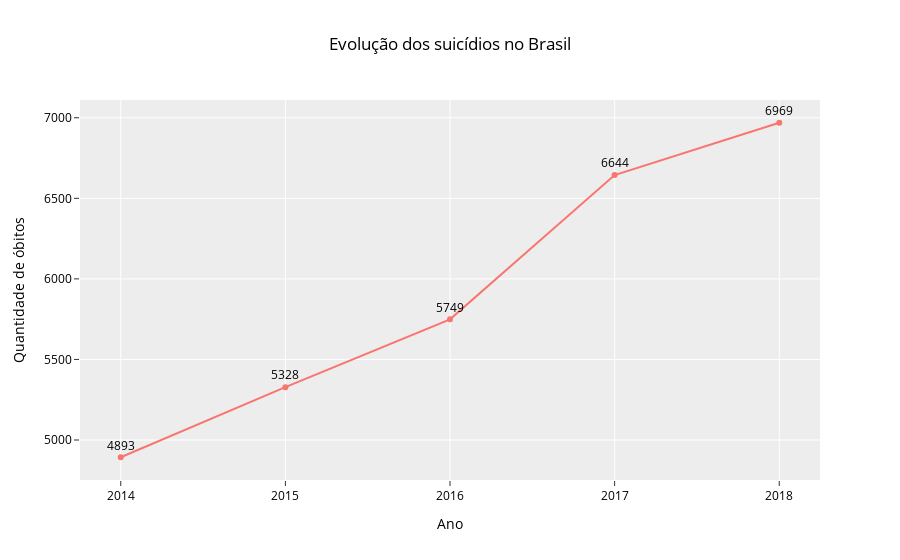

Notebook cell for this chart:
### Code cell
# criando o gráfico de linha para visualizar as mudanças ao longo do tempo
fig = px.line(
    df_tempo,
    x="ano_obito",
    y="qtd_obitos",
    title="Evolução dos suicídios no Brasil",
    markers=True,
    template="ggplot2",
    text="qtd_obitos",
)
# adicionando rótulos aos marcadores
fig.update_traces(textposition="top center")

fig.update_layout(
    xaxis_title="Ano",
    yaxis_title="Quantidade de óbitos",
    font=dict(size=12, color="#000000"),
)
# eixo x com intervalo de 1 ano
fig.update_xaxes(dtick=1)


fig.show()

### Figure 1 — Plotly figure (JSON) as saved in the notebook; plotly's stock layout.template omitted (floating-point values rounded to 4 significant figures)
{"data": [{"hovertemplate": "ano_obito=%{x}<br>qtd_obitos=%{text}<extra></extra>", "legendgroup": "", "line": {"color": "#F8766D", "dash": "solid"}, "marker": {"symbol": "circle"}, "mode": "lines+markers+text", "name": "", "orientation": "v", "showlegend": false, "text": [4893, 5328, 5749, 6644, 6969], "textposition": "top center", "type": "scatter", "x": [2014, 2015, 2016, 2017, 2018], "xaxis": "x", "y": [4893, 5328, 5749, 6644, 6969], "yaxis": "y"}], "layout": {"font": {"color": "#000000", "size": 12}, "legend": {"tracegroupgap": 0}, "title": {"text": "Evolução dos suicídios no Brasil"}, "xaxis": {"anchor": "y", "domain": [0, 1], "dtick": 1, "title": {"text": "Ano"}}, "yaxis": {"anchor": "x", "domain": [0, 1], "title": {"text": "Quantidade de óbitos"}}}}
